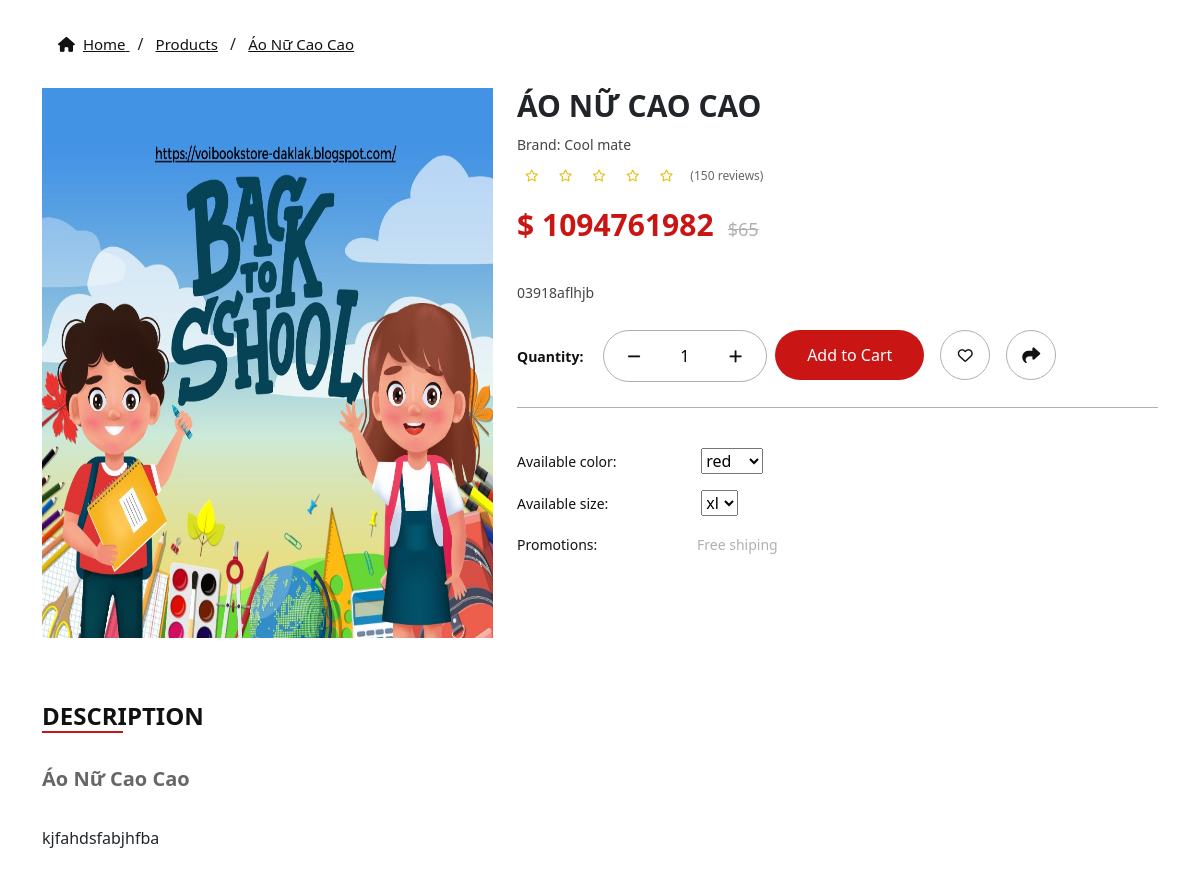
The app's page /pages/product-detail.php?id=24 with its own data.
### tables this page shows
CREATE TABLE `products` (
  `product_id` int NOT NULL AUTO_INCREMENT,
  `cat_id` int DEFAULT NULL,
  `product_code` varchar(10) NOT NULL,
  `product_name` varchar(80) NOT NULL,
  `price` decimal(12,0) NOT NULL,
  `description` text NOT NULL,
  `image` varchar(255) NOT NULL,
  `short_description` text NOT NULL,
  `brand` varchar(50) NOT NULL,
  `color` varchar(20) NOT NULL DEFAULT 'red',
  `size` varchar(2) NOT NULL DEFAULT 'L',
  PRIMARY KEY (`product_id`),
  KEY `cat_id` (`cat_id`),
  CONSTRAINT `cat_id` FOREIGN KEY (`cat_id`) REFERENCES `cat_product` (`cat_id`)
);

### pages/product-detail.php (the view, shortened to what this page needs)
<?php
if (isset($_GET['id'])) {
    $productId = $_GET['id'];
    $sql = "SELECT * FROM products WHERE product_id = ?;";
    $stmt = mysqli_prepare($mysqli, $sql);
    if (!mysqli_stmt_bind_param($stmt, "i", $productId)) {
        die("Lỗi trong việc gán giá trị cho placeholder: " . mysqli_stmt_error($stmt));
    }
    if (!mysqli_stmt_execute($stmt)) {
        die("Lỗi trong việc thực thi truy vấn: " . mysqli_stmt_error($stmt));
    }
    $result = mysqli_stmt_get_result($stmt);
    if (mysqli_num_rows($result) > 0) {
        if ($row = mysqli_fetch_assoc($result)) {
            $productName = $row['product_name'];
            $productPrice = $row['price'];
            $productImage = $row['image'];
            $productBrand = $row['brand'];
            $productShortDescription = $row['short_description'];
            $productDescripton = $row['description'];
        }
    }
}
?>
<!DOCTYPE html>
<html lang="en">
<head>
    <link rel="stylesheet" href="./public/css/reponsive.css">
    <link rel="stylesheet" href="./public/css/toast.css">
    <link rel="stylesheet" href="./public/css/product_detail.css">
    <link rel="stylesheet" href="./libs/node_modules/bootstrap/dist/css/bootstrap.min.css">
    <link rel="stylesheet" href="https://cdnjs.cloudflare.com/ajax/libs/font-awesome/6.4.0/css/all.min.css" />
    <link href="https://cdn.jsdelivr.net/npm/bootstrap@5.3.0/dist/css/bootstrap.min.css" rel="stylesheet">
</head>
<body>
    <main>
        <div class="breadcrumb-option">
            <div class="container m-auto">
                <div class="row">
                    <div class="col-lg-12">
                        <div class="breadcrumb__link">
                            <a href="index.php">
                                <i class="fa-solid fa-house"></i><span>Home</span>
                            </a>
                            <span>/</span>
                            <a href="#">Products</a>
                            <span>/</span>
                            <a href="#"><? echo $productName; ?></a>
                        </div>
                    </div>
                </div>
            </div>
        </div>
        <section class="product-detal">
            <div class="container m-auto">
                <div class="row">
                    <div class="col-lg-5">
                        <div class="product-detail__img">
                            <div class="product-detail__img--main h-100">
                                <img class="w-100 h-100" src="<? echo $productImage; ?>" alt="">
                            </div>
                        </div>
                    </div>
                    <div class="col-lg-7">
                        <div class="product-detail__content">
                            <form id="cartForm" action="" method="post">
                                <h3 class="product-name">
                                    <? echo $productName; ?>
                                </h3>
                                <p class="product-band">
                                    Brand: <span><? echo $productBrand; ?></span>
                                </p>
                                <div class="product-detail--rating">
                                    <span class="star-rating">
                                        <i class="fa-regular fa-star"></i>
                                        <i class="fa-regular fa-star"></i>
                                        <i class="fa-regular fa-star"></i>
                                        <i class="fa-regular fa-star"></i>
                                        <i class="fa-regular fa-star"></i>
                                    </span>
                                    <span class="count-rating">(150 reviews)</span>
                                </div>
                                <div class="product-detail__price">
                                    <span class="new-price">$ <? echo $productPrice; ?></span> <span class="old-price">$65</span>
                                </div>
                                <p class="short-escription"><? echo $productShortDescription; ?>
                                </p>
                                <div class="product-detail__control">
                                    <div class="control-quantity">
                                        <span class="quantity-text">Quantity:</span>
                                        <div class="count-quantity"><span class="count-quantity-minus"><i class="fa-solid fa-minus"></i></span>
                                            <input type="number" name="product-quantity" id="ip-count-quantity" min="1" max="100" value="1">
                                            <span class="count-quantity-plus"><i class="fa-solid fa-plus"></i></span>
                                        </div>
                                    </div>
                                    <input class="add-to-cart" name="add-to-cart" type="submit" value="Add to Cart">
                                    <div class="favourite-product">
                                        <i class="fa-regular fa-heart"></i>
                                    </div>
                                    <div class="share-product">
                                        <i class="fa-solid fa-share"></i>
                                    </div>
                                </div>
                                <div class="product__details__widget">
                                    <div class="color-checkbox">
                                        <span class="widget--title">Available color:</span>
                                        <select name="color-product" id="color-product">
                                            <option value="red">red</option>
                                        </select>
                                    </div>
                                    <div class="size-checkbox">
                                        <span class="widget--title">Available size:</span>
                                        <select name="color-product" id="color-product">
                                            <option value="xl">xl</option>
                                        </select>
                                    </div>
                                    <div class="promotions">
                                        <span class="widget--title">Promotions:</span><span class="widget--text">Free
                                            shiping</span>
                                    </div>
                                </div>
                            </form>
                        </div>
                    </div>
                </div>
                <div class="row">
                    <div class="col-lg-12">
                        <div class="product-description">
                            <h3 class="product-description__title">Description</h3>
                            <h4 class="product-description__name"><? echo $productName; ?></h4>
                            <p class="product-description__content">
                                <?
                                echo $productDescripton;
                                ?>
                            </p>
                        </div>
                    </div>
                </div>
            </div>
        </section>
    </main>
</body>
</html>

### public/css/product_detail.css (style rules this page uses)
:root { --text-color-1: #111 !important; --bg-color-1: #f6f6f6 !important; --text-color-2: #666 !important; --bg-color-2: #ca1515 !important; --text-color-3: #fff !important; --text-color-sub: #444444 !important; --rating-color: #e3c01c !important; --text-color-sub-2: #b1b0b0 !important; }
.breadcrumb-option { padding: 32px 0; }
.breadcrumb__link a, i { color: var(--text-color-1); margin: 0 8px !important; font-size: 15px; line-height: 18.8px; font-weight: 500; }
.product-detail__img { margin-bottom: 32px !important; height: 550px !important; }
.product-name { font-size: 30px; font-weight: 600; text-transform: uppercase; line-height: 36px; margin: 0 0 12px !important; }
.product-band { font-size: 14px; line-height: 18px; color: var(--text-color-sub); margin: 5px 0px 0px !important; }
.product-detail--rating { margin: 8px 0px 16px !important; }
.star-rating i { font-size: 12px; color: var(--rating-color); }
.count-rating { color: var(--text-color-2); font-size: 12px; line-height: 18px; margin: 0px 0px 0px 5px !important; }
.product-detail__price .new-price { font-size: 30px; color: var(--bg-color-2); font-weight: 600; line-height: 45px; margin: 0px 0px 30px !important; }
.product-detail__price .old-price { font-size: 18px; color: var(--text-color-sub-2); font-weight: 500; text-decoration: line-through; line-height: 45px; margin: 0px 0px 0px 10px !important; }
.short-escription { margin: 32px 0px 28px !important; font-size: 14px; line-height: 18px !important; color: var(--text-color-sub); }
.product-detail__control { margin: 0px 0px 25px !important; display: flex; flex-wrap: wrap; }
.quantity-text { margin: 14px 15px 0px 0px !important; color: var(--text-color-1); font-size: 14px; line-height: 21px; font-weight: 600; }
input[type="number"]::-webkit-outer-spin-button, input[type="number"]::-webkit-inner-spin-button, input[type="number"] { -moz-appearance: none; -ms-appearance: none; appearance: none; }
.count-quantity input { text-align: center; width: 64px; height: 50px; padding: 8px 16px; outline: none; border: none; background-color: #fff; }
.count-quantity { border: 1px solid var(--text-color-sub-2); border-radius: 50px; padding: 0 16px; display: inline-block; background-color: #fff; }
.count-quantity span { cursor: pointer; padding: 8px 0; }
.add-to-cart { padding: 0 32px; border: none; height: 50px; border-radius: 50px; color: #fff; background-color: var(--bg-color-2); margin-left: 8px !important; }
.favourite-product, .share-product { display: flex; align-items: center; justify-content: center; background-color: #fff; border-radius: 50%; margin-left: 16px !important; width: 50px; height: 50px; border: 1px solid var(--text-color-sub-2); }
.product__details__widget { border-top: 1px solid var(--text-color-sub-2); padding: 24px 0 32px; }
.favourite-product, .share-product i { color: var(--text-color-1); font-size: 18px; }
.size-checkbox, .color-checkbox, .promotions { margin-top: 16px !important; }
.widget--title { display: inline-block; width: 180px; line-height: 21px; font-size: 14px; color: var(--text-color-1); }
.widget--text { line-height: 21px; font-size: 14px; color: var(--text-color-sub-2); }
.product-description { padding: 32px 0 64px; }
.product-description .product-description__title { display: inline-block; font-size: 24px; line-height: 28.8px; font-weight: 700; text-transform: uppercase; color: var(--text-color-1); margin-bottom: 32px !important; }
.product-description .product-description__title::after { display: block; width: 50%; content: ""; height: 2px; background-color: #ca1515; transition: 0.4s ease-in-out; }
.product-description .product-description__name { font-size: 20px; line-height: 28.8px; font-weight: 600; color: var(--text-color-2); margin-bottom: 32px !important; }

### records on screen
products: product_name "Áo Nữ Cao Cao", image (picture), product_name "ÁO NỮ CAO CAO", brand "Cool mate", price "1094761982", short_description "03918aflhjb", description "kjfahdsfabjhfba"
